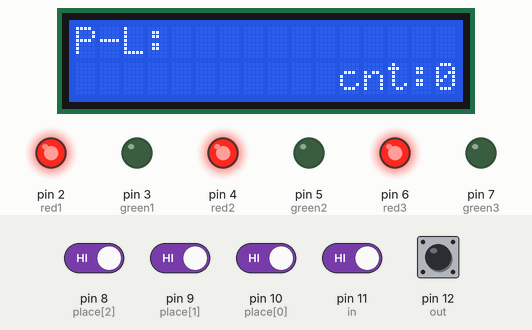
Bench run of a sketch on a simulated Arduino Uno, built with avr-gcc and run on an emulated ATmega328P. Shown: 16×2 character LCD, output pins drawn as LEDs (lit = HIGH). The test bench sets the inputs (shaded band); at power-on: pin 8 (place[2]), pin 9 (place[1]), pin 10 (place[0]), pin 11 (in), pin 12 (out) HIGH. What the sketch prints to the serial monitor is not drawn.

Above: at 2.2 s.
2.3 s: pin 11 (in) driven LOW
At 4.0 s:
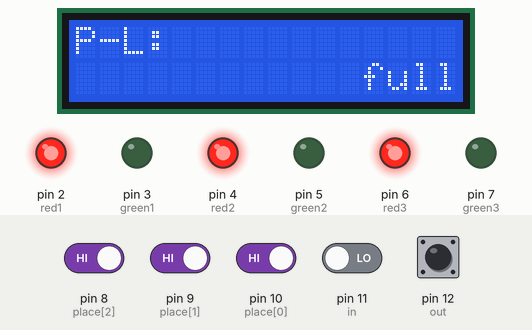
5.1 s: pin 8 (place[2]) driven LOW
At 6.4 s:
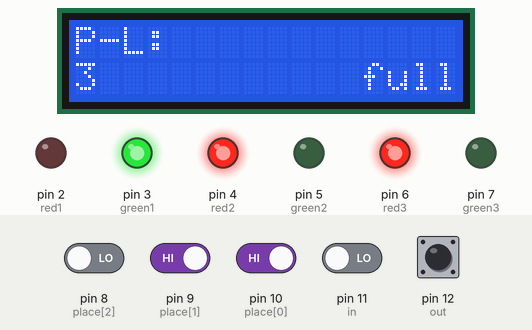
6.7 s: pin 9 (place[1]) driven LOW
At 7.6 s:
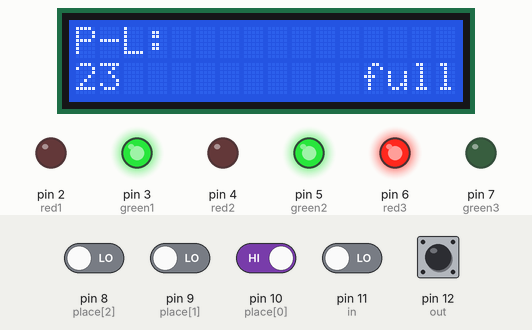
8.3 s: pin 10 (place[0]) driven LOW
At 8.9 s:
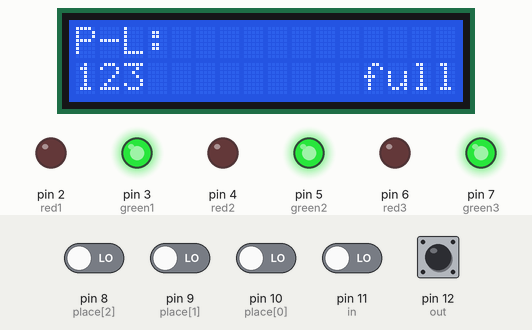
9.9 s: pin 8 (place[2]) driven HIGH
At 11.2 s:
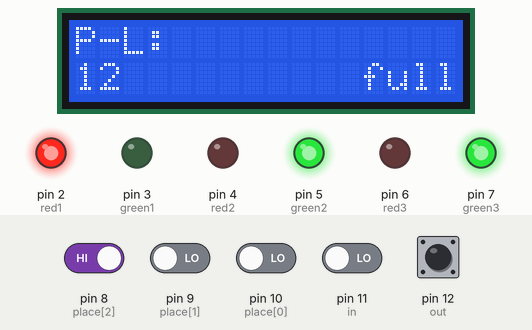
11.5 s: pin 9 (place[1]) driven HIGH
At 12.7 s:
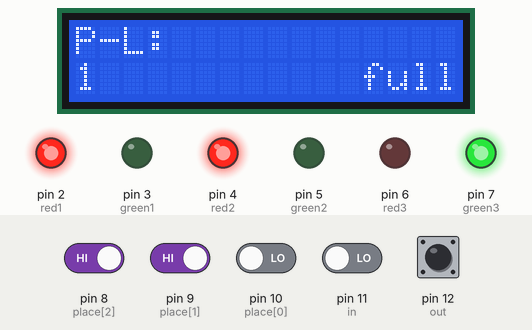
Timing chart, 0 to 14.1 s (numbered marks = the images above; inputs shaded):
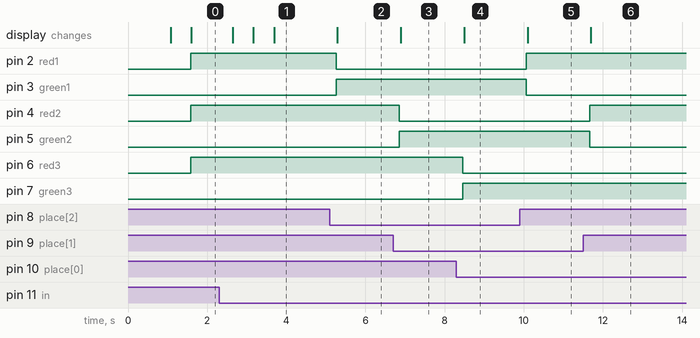

The sketch:

PROGRAM_PARKIR_FIX.ino
```cpp
#include <Wire.h>
#include <LiquidCrystal_I2C.h>

LiquidCrystal_I2C lcd(0x27, 2, 1, 0, 4, 5, 6, 7, 3, POSITIVE);

const int place[]={10,9,8}; //inisialisasi pin digital untuk ldr, konstanta membuat nilai tidak dapat diubah pada program
int val[3]; //jumlah sensor ldr
int ldr1,ldr2,ldr3; //inisialisasi variabel untuk ldr
int in=11; //letak digital sensor ldr ketika mobil masuk pada pin 11
int out=12; //letak digital sensor ldr ketika mobil keluar pada pin 12
int count; //variabel sementara untuk menghitung jumlah mobil
int valin=0; //variabel untuk membaca sensor ketika mobil masuk
int valout=0; //variabel untuk membaca sensor ketika mobil keluar
int y; //variabel sementara
int red1 = 2; //inisialisasi pin untuk LED
int red2 = 4;
int red3 = 6;
int green1 = 3;
int green2 = 5;
int green3 = 7;

void setup() {

  Serial.begin(9600); //set baud rate (kecepatan mengolah data)

  lcd.begin(16, 2); //nentuin lcd yg digunakan
  lcd.setCursor(0, 0); //posisi awal nulis
  lcd.print("Smart Parking"); //memunculkan string di lcd
  lcd.setCursor(0, 1);
  lcd.print("Hello!");
  delay(1000); //waktu delay
  lcd.clear(); //hapus semua tulisan di lcd
  count=0; //set count menjadi 0

  pinMode(red1, OUTPUT); //menginisialisasi bahwa pin led sebagai output
  pinMode(red2, OUTPUT);
  pinMode(red3, OUTPUT);
  pinMode(green1, OUTPUT);
  pinMode(green2, OUTPUT);
  pinMode(green3, OUTPUT);
}

void loop() {
    Serial.begin(9600);
    Serial.println(ldr1); //test di serial monitor
    delay(500);

    valin=digitalRead(in); //deklarasi variabel untuk pin sensor ldr hitung kendaraan
    valout=digitalRead(out);

    //ketika sensor pada pintu masuk mendeteksi ada kendaraan
    if (valin==0)
    {
      count++; //count akan bertambah
      if(count>=4){count=4;} //ketika count lebih dari sama dgn 4 maka count reset ke 3/full
    }

    //ketika sensor pada pintu masuk mendeteksi ada kendaraan
    if (valout==0)
    {
      count--; //count akan berkurang
      if(count<=0){count=0;} //ketika count kurang dari 0 maka count akan reset ke 0
    }

    ldr1 = digitalRead(8); //deklarasi variabel membaca sensor pada pin 8
    if(ldr1==0) //ketika nilai sensor ldr = 0
    {
      led1(0,HIGH); //menyalakan kaki warna hijau pada LED
    }
    else
    {
      led1(HIGH, 0); //menyalakan kaki warna merah pada LED
    }


    ldr2 = digitalRead(9);
    if(ldr2==0)
    {
      led2(0,HIGH);
    }
    else
    {
      led2(HIGH, 0);
    }


    ldr3 = digitalRead(10);
    if(ldr3==0)
    {
      led3(0,HIGH); //green
    }
      else
    {
      led3(HIGH, 0); //red
    }


    lcd.setCursor(0, 0);
    lcd.print("P-L:");
    lcd.setCursor(0, 1);

    for(y=0;y<3;y++) //program mengulang hingga
    {
      val[y]=digitalRead(place[y]);
      if(val[y]==0)
      {
        lcd.print(y+1);
      }
    }
    lcd.print("       ");

//********************************************************
    lcd.setCursor(10, 1);
    lcd.print(" cnt:");
    lcd.print(count);
    if(count>=3)
    {
      lcd.setCursor(5, 1);lcd.print("       full   ");
    }
 }

void led1(int r1, int g1) //inisialisasi isi dari led1 sebagai r1 (kaki merah 1) dan g1 (kaki hijau 1)
{
  digitalWrite(red1,r1);  //mengisi red1 dengan nilai r1
  digitalWrite(green1,g1);  //mengisi green1 dengan nilai g1
}

void led2(int r2, int g2)
{
  digitalWrite(red2,r2);
  digitalWrite(green2,g2);}

void led3(int r3, int g3)
{
  digitalWrite(red3,r3);
  digitalWrite(green3,g3);
}
```

Measured:
- after the input at 2.3 s, the display: first changes after 0.34 s (image 1 shows a later state)
- after the input at 5.1 s, pin 2 (red1): HIGH → LOW after 0.16 s; pin 3 (green1): LOW → HIGH after 0.16 s; the display: changes after 0.19 s (image 2)
- after the input at 6.7 s, pin 4 (red2): HIGH → LOW after 0.16 s; pin 5 (green2): LOW → HIGH after 0.16 s; the display: changes after 0.19 s (image 3)
- after the input at 8.3 s, pin 6 (red3): HIGH → LOW after 0.16 s; pin 7 (green3): LOW → HIGH after 0.16 s; the display: changes after 0.19 s (image 4)
- after the input at 9.9 s, pin 2 (red1): LOW → HIGH after 0.16 s; pin 3 (green1): HIGH → LOW after 0.16 s; the display: changes after 0.20 s (image 5)
- after the input at 11.5 s, pin 4 (red2): LOW → HIGH after 0.16 s; pin 5 (green2): HIGH → LOW after 0.16 s; the display: changes after 0.20 s (image 6)
